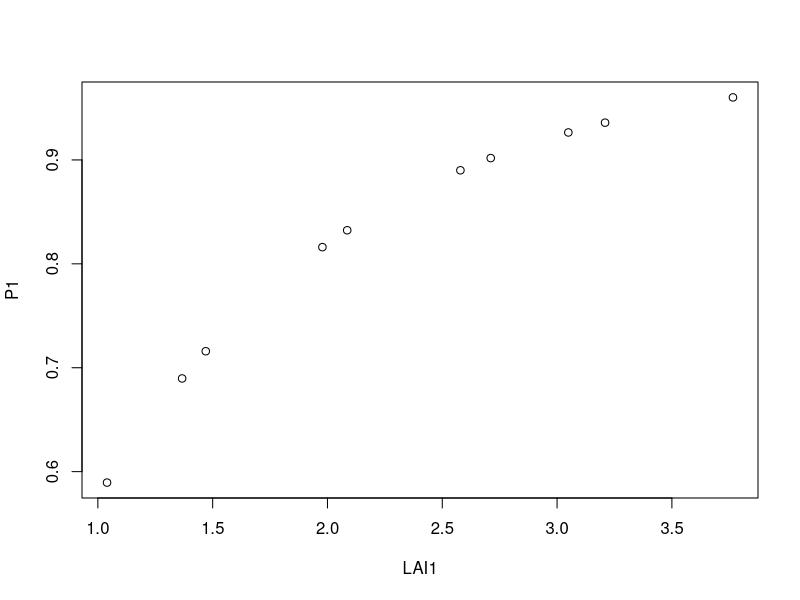
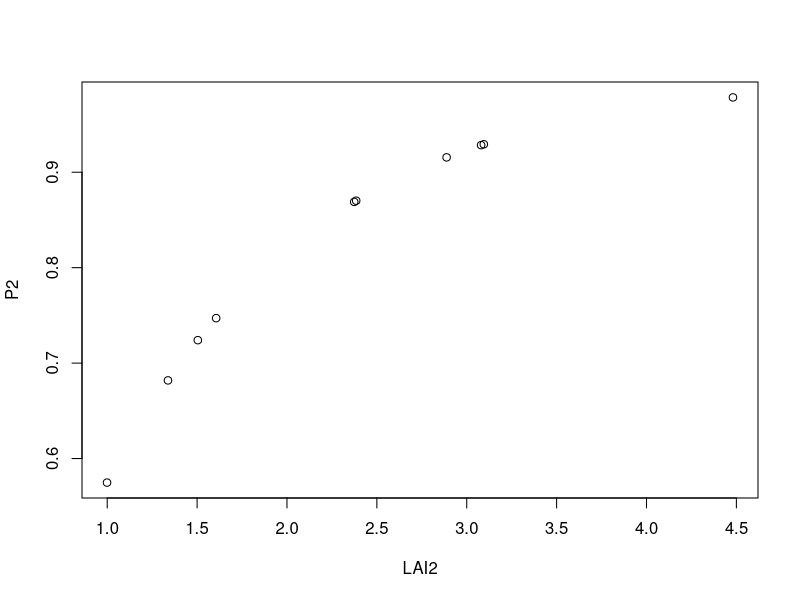

Generate these figures, in order, with R:
## ---- chunk 1
knitr::opts_chunk$set(echo = TRUE)
## ---- chunk 2
#example application of your function with data 

#Input LAI calculated by direct methods (LAI1)
LAI1<-c(1.04,1.367,1.47,1.978,2.086,2.579,2.711,3.049,3.209,3.766)

#Input LAI calculated by indirect methods (LAI2)
LAI2<-c(0.999,1.504,1.338,2.374,1.606,3.095,2.385,3.08,2.888,4.481)

#Maximum Primary Production
Pmax=1

#Growth Coefficient
k=0.856
 
#Calculate Productivity with LAI1
P1=Pmax*(1-(exp(-k*LAI1)))
#Calculate Productivity with LAI2
P2=Pmax*(1-(exp(-k*LAI2)))


## ---- chunk 3
# summary of results
summary(LAI1)
summary(LAI2)
summary(P1)
summary(P2)
plot(LAI1,P1)
plot(LAI2,P2)
